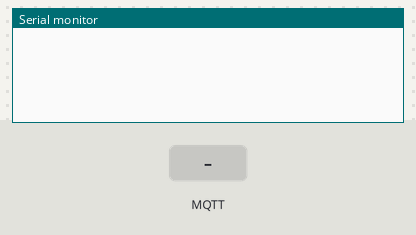
The sketch below on a simulated ESP8266 (Wemos D1 mini). On the bench: the last lines printed to the serial monitor. The inputs (shaded band) are chosen by the test bench. WiFi joins after 1.5 s; servers stay silent unless stated; no MQTT or app messages arrive unless stated.

Above: at 2.9 s.
3.0 s: MQTT message "home/debug" arrives on the first subscribed topic
At 4.2 s:
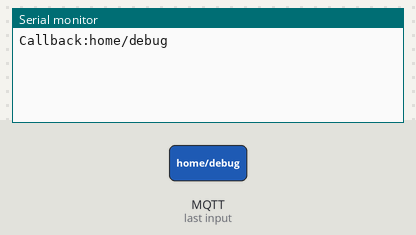
4.5 s: MQTT message "1" arrives on the first subscribed topic
At 5.5 s:
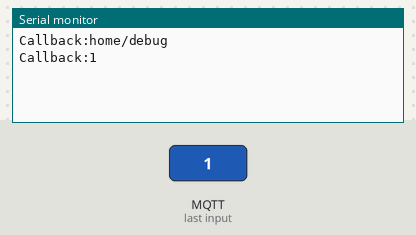
6.0 s: MQTT message "on" arrives on the first subscribed topic
At 6.6 s:
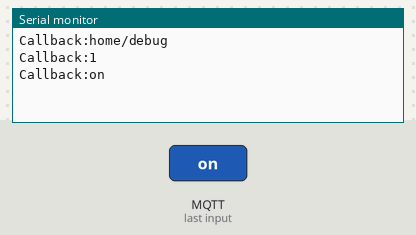
7.5 s: MQTT message "off" arrives on the first subscribed topic
At 8.9 s:
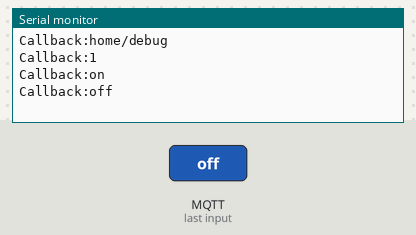

Measured:
- after the input at 3.0 s, the serial monitor: prints a new line at once (image 1)
- after the input at 4.5 s, the serial monitor: prints a new line at once (image 2)
- after the input at 6.0 s, the serial monitor: prints a new line at once (image 3)
- after the input at 7.5 s, the serial monitor: prints a new line at once (image 4)

The sketch:

ESP8266_MQTT_DEBUG_OTA.ino
```cpp
/*
this sketch was written on a esp12f barebone module
IT IS DIFFERENT FROM NODEMCU BOARD OR WEMOS D1MINI:
  my barebone esp12f > GENERIC ESP8266 module with - 2Mb ; no SPIFFS
  - you can use OTA with these settings.

*/

#include <ESP8266WiFi.h>
#include <PubSubClient.h>

// Add support for OTA***************************************
#include <ArduinoOTA.h>
// **********************************************************

const char* ssid     = "";
const char* password = "";

const char* mqttServer = "192.168.0.107";
const int mqttPort = 1883;

const char *debug = "home/debug";  //topic that gets the debug messages


unsigned long startMillis;
unsigned long currentMillis;
unsigned long interval = 10000;

WiFiClient espClient;
PubSubClient client(espClient);

void reconnectToServer() {
  while (!client.connected()) {
    if (client.connect("ESP8266DebugTest")) {
      client.subscribe(debug);
      delay(200);
    }
    else {
      delay(2000);
    }
  }
}

void callback(char* topic, byte* payload, unsigned int length) {
  if (strcmp(topic,"home/debug") == 0){
    Serial.print("Callback:");
    for (int i = 0; i < length; i++) {
      Serial.print((char)payload[i]);
    }
    Serial.println();
  }
}

void setup(){
  // Add support for OTA***************************************
  ArduinoOTA.setHostname("ESP8266DebugTest");
  ArduinoOTA.setPassword("bemobere");
  ArduinoOTA.onError([](ota_error_t error) { ESP.restart(); });
  ArduinoOTA.begin();  /* setup the OTA server */
  // **********************************************************

  WiFi.hostname("ESP8266DebugTest");
  WiFi.begin(ssid, password);
  while (WiFi.status() != WL_CONNECTED) {
    delay(500);
  }

  client.setServer(mqttServer, mqttPort);
  client.setCallback(callback);
  client.subscribe(debug);

  delay(200);
  startMillis = millis();
  Serial.begin(9600);
}

bool runTime(){
  if (currentMillis - startMillis >= interval){
    startMillis = currentMillis;  //IMPORTANT to save the start time
    return true;
  }
  else
    return false;
}

void loop(){
  currentMillis = millis();
  // Add support for OTA***************************************
  ArduinoOTA.handle();
  // **********************************************************
  if (!client.connected()) {
    reconnectToServer();
  }
  if (runTime()) {
    Serial.println("10 sec passed");
  }
  client.loop();
}
```
